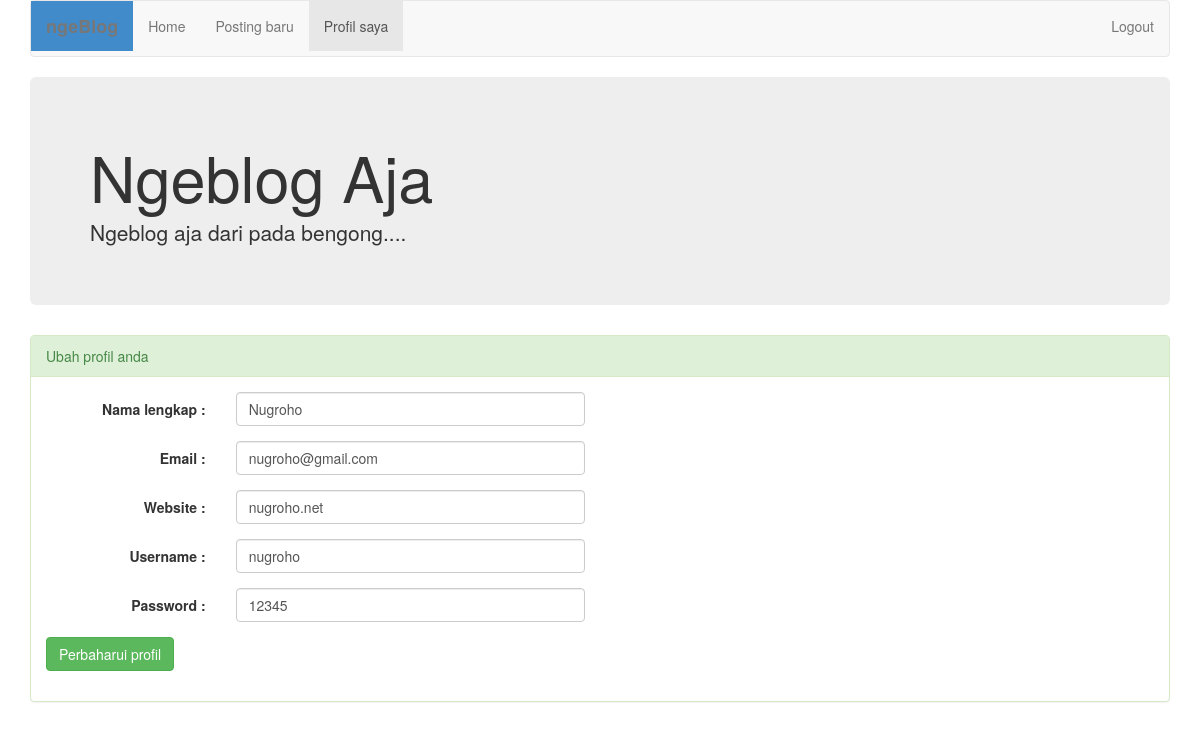
The app's page /page/my_profil.php (signed in) with its own data.
### tables this page shows
CREATE TABLE IF NOT EXISTS `author` (
  `id` int(11) NOT NULL AUTO_INCREMENT,
  `nama_author` varchar(50) NOT NULL,
  `email` varchar(100) NOT NULL,
  `web_site` varchar(100) NOT NULL,
  `username` varchar(50) NOT NULL,
  `password` varchar(50) NOT NULL,
  PRIMARY KEY (`id`)
);

### page/model/kelas_author.php (called while the page is built, shortened)
<?php
class Author {
    private $nama_author;
    private $email;
    private $web_site;
    private $username;
    private $password;
    public function getNama_author() {
        return $this->nama_author;
    }
    public function getEmail() {
        return $this->email;
    }
    public function getWeb_site() {
        return $this->web_site;
    }
    public function getUsername() {
        return $this->username;
    }
    public function getPassword() {
        return $this->password;
    }
    public function setNama_author($nama_author) {
        $this->nama_author = $nama_author;
    }
    public function setEmail($email) {
        $this->email = $email;
    }
    public function setWeb_site($web_site) {
        $this->web_site = $web_site;
    }
    public function setUsername($username) {
        $this->username = $username;
    }
    public function setPassword($password) {
        $this->password = $password;
    }
}
class Author_dao_impl implements Author_dao {
    public function find_one($id) {
        $a = new Author();
        $query = "SELECT * FROM author WHERE id = '$id'";
        $sql = mysql_query($query);
        if ($sql) {
            $res = mysql_fetch_array($sql);
            $a->setId($res['id']);
            $a->setNama_author($res['nama_author']);
            $a->setEmail($res['email']);
            $a->setWeb_site($res['web_site']);
            $a->setUsername($res['username']);
            $a->setPassword($res['password']);
        }
        return $a;
    }
}

### page/my_profil.php (the view, shortened to what this page needs)
<?php
include "model/kelas_author.php";
if (!isset($_SESSION['username_author']) && !isset($_SESSION['password_author']) && !isset($_SESSION['id_author'])) {
    Validasi::pesan_validasi_harus_login();
}else{
    $ad = new Author_dao_impl();
    $id = $_SESSION['id_author'];
    $a = $ad->find_one($id);
    $nama = $a->getNama_author();
    $email = $a->getEmail();
    $website = $a->getWeb_site();
    $username = $a->getUsername();
    $password = $a->getPassword();
}
?>
<!DOCTYPE html>
<html>
    <head>
        <link href="../styles/bootstrap.css" rel="stylesheet"/>
        <link href="../styles/bootstrap.min.css" rel="stylesheet"/>
        <link type="text/css" href="../js/themes/base/jquery.ui.all.css" rel="stylesheet"/>
    </head>
    <body>
        <div class="container">
            <div class="navbar navbar-default" role="navigation">
                <div class="navbar-header">
                    <label class="navbar-brand label-primary">ngeBlog</label>
                </div>
                <div class="navbar-collapse collapse">
                    <ul class="nav navbar-nav">
                        <li><a href="home_author.php">Home</a></li>
                        <li><a href="posting_baru.php">Posting baru</a></li>
                        <li class="active"><a href="my_profil.php">Profil saya</a></li>
                    </ul>
                    <ul class="nav navbar-nav navbar-right">
                        <li><a href="logout_author.php" onclick="return confirm('Anda yakin ?');">Logout</a></li>
                    </ul>
                </div>
            </div>
            <div class="jumbotron">
                <h1>Ngeblog Aja</h1>
                <p>Ngeblog aja dari pada bengong....</p>
            </div>
            <div class="panel panel-success">
                <div class="panel-heading">Ubah profil anda</div>
                <div class="panel-body">
                    <form action="ubah_profil_author_finish.php" method="post" class="form-horizontal">
                        <div class="form-group">
                            <label class="col-sm-2 control-label">Nama lengkap :</label>
                            <div class="col-sm-4">
                                <input type="text" class="form-control" name="nama" placeholder="Nama lengkap" value="<? echo $nama ?>"/>
                            </div>
                        </div>
                        <div class="form-group">
                            <label class="col-sm-2 control-label">Email :</label>
                            <div class="col-sm-4">
                                <input type="email" class="form-control" name="email" placeholder="Email" value="<? echo $email ?>" />
                            </div>
                        </div>
                        <div class="form-group">
                            <label class="col-sm-2 control-label">Website :</label>
                            <div class="col-sm-4">
                                <input type="text" class="form-control" name="website" placeholder="Website" value="<? echo $website ?>"/>
                            </div>
                        </div>
                        <div class="form-group">
                            <label class="col-sm-2 control-label">Username :</label>
                            <div class="col-sm-4">
                                <input type="text" class="form-control" name="username" placeholder="Username anda" value="<? echo $username ?>"/>
                            </div>
                        </div>
                        <div class="form-group">
                            <label class="col-sm-2 control-label">Password :</label>
                            <div class="col-sm-4">
                                <input type="text" class="form-control" name="password" placeholder="Password anda" value="<? echo $password ?>"/>
                            </div>
                        </div>
                        <div class="form-group">
                            <div class="col-sm-4">
                                <input type="submit" value="Perbaharui profil" class="btn btn-success" name="Ubah"/>
                            </div>
                        </div>
                    </form>
                </div>
            </div>
        </div>
    </body>
</html>

### records on screen
author: nama "Nugroho", email "nugroho@gmail.com", website "nugroho.net", username "nugroho", password "12345"
